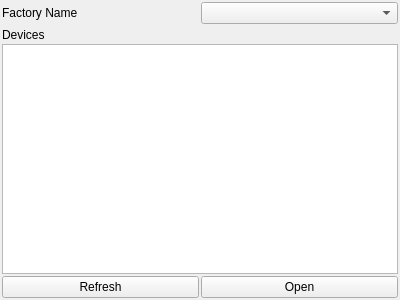
<?xml version="1.0" encoding="UTF-8"?>
<ui version="4.0">
 <class>ConnFactoriesForm</class>
 <widget class="QWidget" name="ConnFactoriesForm">
  <property name="geometry">
   <rect>
    <x>0</x>
    <y>0</y>
    <width>400</width>
    <height>300</height>
   </rect>
  </property>
  <property name="windowTitle">
   <string>Form</string>
  </property>
  <layout class="QGridLayout" name="gridLayout_2">
   <property name="leftMargin">
    <number>2</number>
   </property>
   <property name="topMargin">
    <number>2</number>
   </property>
   <property name="rightMargin">
    <number>2</number>
   </property>
   <property name="bottomMargin">
    <number>2</number>
   </property>
   <property name="spacing">
    <number>2</number>
   </property>
   <item row="0" column="0">
    <layout class="QGridLayout" name="gridLayout">
     <item row="0" column="1">
      <widget class="QComboBox" name="factoryCombo"/>
     </item>
     <item row="3" column="0" colspan="2">
      <widget class="QListWidget" name="deviceList"/>
     </item>
     <item row="5" column="0">
      <widget class="QPushButton" name="refreshButton">
       <property name="text">
        <string>Refresh</string>
       </property>
      </widget>
     </item>
     <item row="2" column="0">
      <widget class="QLabel" name="label_2">
       <property name="text">
        <string>Devices</string>
       </property>
      </widget>
     </item>
     <item row="0" column="0">
      <widget class="QLabel" name="label">
       <property name="text">
        <string>Factory Name</string>
       </property>
      </widget>
     </item>
     <item row="5" column="1">
      <widget class="QPushButton" name="openButton">
       <property name="text">
        <string>Open</string>
       </property>
      </widget>
     </item>
     <item row="1" column="0" colspan="2">
      <widget class="QWidget" name="customWidget" native="true">
       <layout class="QVBoxLayout" name="verticalLayout_3">
        <property name="spacing">
         <number>0</number>
        </property>
        <property name="leftMargin">
         <number>0</number>
        </property>
        <property name="topMargin">
         <number>0</number>
        </property>
        <property name="rightMargin">
         <number>0</number>
        </property>
        <property name="bottomMargin">
         <number>0</number>
        </property>
        <item>
         <layout class="QVBoxLayout" name="customWidgetLayout"/>
        </item>
       </layout>
      </widget>
     </item>
    </layout>
   </item>
  </layout>
 </widget>
 <resources/>
 <connections/>
</ui>
